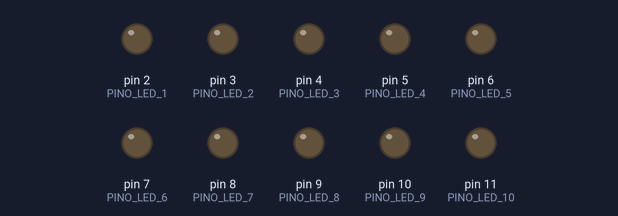
Simulated run of this sketch. Board: Arduino Uno, built with avr-gcc and run on an emulated ATmega328P. Parts: output pins drawn as LEDs (lit = HIGH).

Above: at 0.2 s.
At 0.7 s:
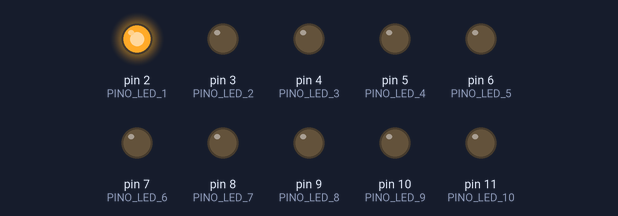
At 1.7 s:
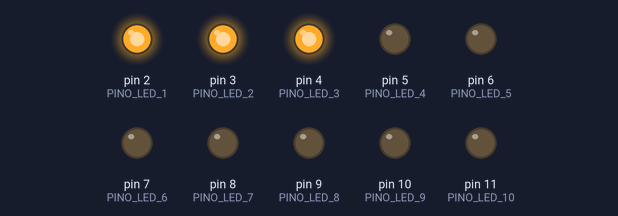
At 3.2 s:
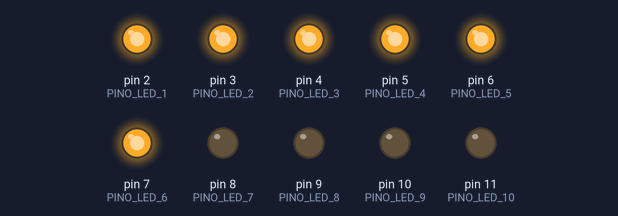
At 4.7 s:
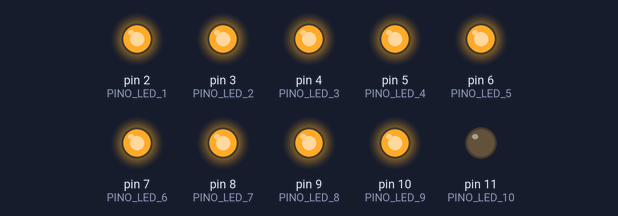
At 6.7 s:
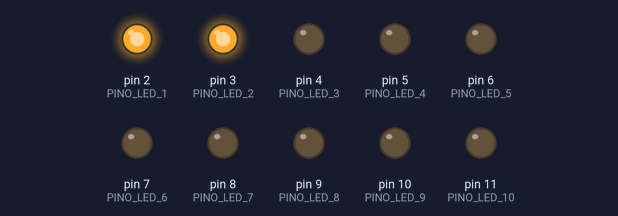
Timing chart, 0 to 7.2 s (numbered marks = the images above):
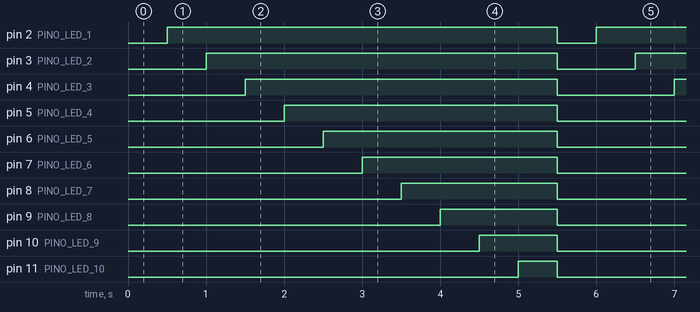

Measured:
- by itself, pin 2 (PINO_LED_1): alternates HIGH for 5.0 s and LOW for 0.50 s
- by itself, pin 3 (PINO_LED_2): alternates HIGH for 4.5 s and LOW for 1.0 s
- by itself, pin 4 (PINO_LED_3): alternates HIGH for 4.0 s and LOW for 1.5 s
- by itself, pin 5 (PINO_LED_4): alternates HIGH for 3.5 s and LOW for 2.0 s
- by itself, pin 6 (PINO_LED_5): alternates HIGH for 3.0 s and LOW for 2.5 s
- by itself, pin 7 (PINO_LED_6): alternates HIGH for 2.5 s and LOW for 3.0 s
- by itself, pin 8 (PINO_LED_7): alternates HIGH for 2.0 s and LOW for 3.5 s
- by itself, pin 9 (PINO_LED_8): alternates HIGH for 1.5 s and LOW for 4.0 s

The sketch:

ledbar_10_segmentos.ino
```cpp
// (licence header left out)
#define PINO_LED_1 2
#define PINO_LED_2 3
#define PINO_LED_3 4
#define PINO_LED_4 5
#define PINO_LED_5 6
#define PINO_LED_6 7
#define PINO_LED_7 8
#define PINO_LED_8 9
#define PINO_LED_9 10
#define PINO_LED_10 11

// cria uma lista com os pinos para facilitar a iteração nos leds
int pinosLeds[] = {
  PINO_LED_1,
  PINO_LED_2,
  PINO_LED_3,
  PINO_LED_4,
  PINO_LED_5,
  PINO_LED_6,
  PINO_LED_7,
  PINO_LED_8,
  PINO_LED_9,
  PINO_LED_10
};

void setup() {
  // inicializa todos os leds como saída (OUTPUT)
  for (int i = 0; i < 10; i++) {
    pinMode(pinosLeds[i], OUTPUT);
  }
}

void loop() {
  // apagam todos os leds
  apagarLeds();
  delay(500);

  // acende cada led individualmente, aguardando meio segundo a cada iteração
  for (int i = 0; i < 10; i++) {
    digitalWrite(pinosLeds[i], HIGH);
    delay(500);
  }

}

void apagarLeds() {
  for (int i = 0; i < 10; i++) {
    digitalWrite(pinosLeds[i], LOW);
  }
}
```
